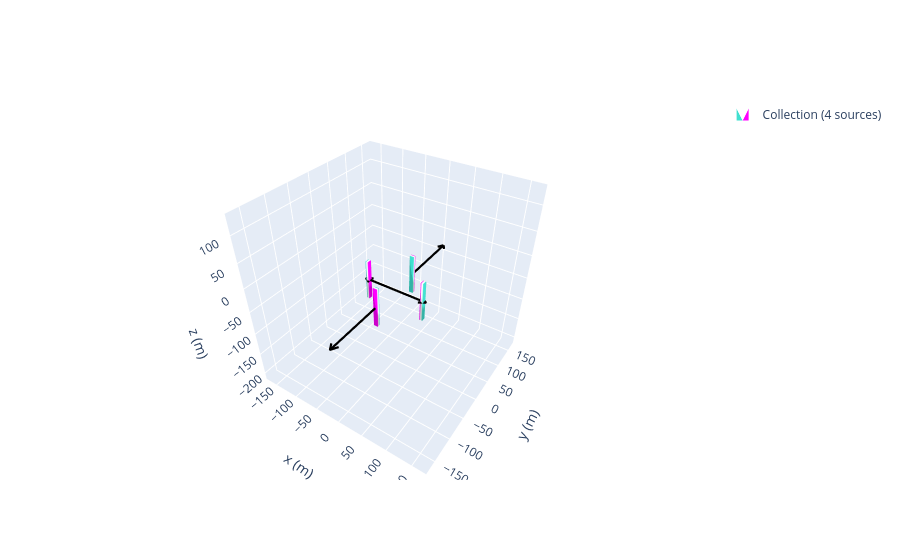

Write notebook code for a chart like this one.
### Markdown cell above
# magnetic field profile

### Code cell
tfmot = magpy.Collection()
N = 0
angles = [0,90,180,270]
angles_d = [45,225,225,45]
l = 5
p = [0,0,0,0,20,20,20,20]
s  = [-1,-1,1,1,1,1,-1,-1]
H = 40
h = [-H,-H,-H,-H,H,H,H,H]
mstyle = dict(
    mode="color+arrow",
    color=dict(north="magenta", middle="white", south="turquoise"),
    arrow=dict(width=2, color="k")
)
for a in range(len(angles)):
    cube= magpy.magnet.Cuboid(
    dimension=(6,8,80),
    polarization=(s[a]*1.42,0,0),
    position=(h[a],h[a],h[a]),
    style_magnetization=mstyle )
    
    cube.rotate_from_angax(angles[a], 'z',anchor = 0)
    cube.rotate_from_angax(angles_d[a], 'z')

    tfmot.add(cube)

magpy.show(tfmot.rotate_from_angax(45,'z'), backend='plotly')

### Figure 1 — Plotly figure (JSON) as saved in the notebook; plotly's stock layout.template omitted (floating-point values rounded to 4 significant figures)
{"data": [{"color": "#2e91e5", "colorscale": [[0, "turquoise"], [0.16, "turquoise"], [0.26, "white"], [0.74, "white"], [0.84, "magenta"], [1, "magenta"]], "i": [7, 0, 0, 0, 4, 4, 2, 6, 4, 0, 3, 7, 15, 8, 8, 8, 12, 12, 10, 14, 12, 8, 11, 15, 23, 16, 16, 16, 20, 20, 18, 22, 20, 16, 19, 23, 31, 24, 24, 24, 28, 28, 26, 30, 28, 24, 27, 31], "intensity": [1, 1, 0, 0, 1, 1, 0, 0, 1, 1, 0, 0, 1, 1, 0, 0, 0, 0, 1, 1, 0, 0, 1, 1, 0, 0, 1, 1, 0, 0, 1, 1], "j": [0, 7, 1, 2, 6, 7, 1, 2, 5, 5, 2, 2, 8, 15, 9, 10, 14, 15, 9, 10, 13, 13, 10, 10, 16, 23, 17, 18, 22, 23, 17, 18, 21, 21, 18, 18, 24, 31, 25, 26, 30, 31, 25, 26, 29, 29, 26, 26], "k": [3, 4, 2, 3, 5, 6, 5, 5, 0, 1, 7, 6, 11, 12, 10, 11, 13, 14, 13, 13, 8, 9, 15, 14, 19, 20, 18, 19, 21, 22, 21, 21, 16, 17, 23, 22, 27, 28, 26, 27, 29, 30, 29, 29, 24, 25, 31, 30], "legendgroup": "Collection(id=2178922429424)", "name": "Collection (4 sources)", "opacity": 1, "showlegend": true, "showscale": false, "type": "mesh3d", "x": [4.0, -4.0, -4.0, 4.0, 4.0, -4.0, -4.0, 4.0, 53.57, 53.57, 59.57, 59.57, 53.57, 53.57, 59.57, 59.57, 4.0, -4.0, -4.0, 4.0, 4.0, -4.0, -4.0, 4.0, -59.57, -59.57, -53.57, -53.57, -59.57, -59.57, -53.57, -53.57], "y": [-59.57, -59.57, -53.57, -53.57, -59.57, -59.57, -53.57, -53.57, -4.0, 4.0, 4.0, -4.0, -4.0, 4.0, 4.0, -4.0, 53.57, 53.57, 59.57, 59.57, 53.57, 53.57, 59.57, 59.57, -4.0, 4.0, 4.0, -4.0, -4.0, 4.0, 4.0, -4.0], "z": [-80, -80, -80, -80, 0, 0, 0, 0, -80, -80, -80, -80, 0, 0, 0, 0, -80, -80, -80, -80, 0, 0, 0, 0, -80, -80, -80, -80, 0, 0, 0, 0]}, {"legendgroup": "Collection(id=2178922429424)", "line": {"color": "black", "dash": "solid", "width": 4.4}, "mode": "lines", "name": "Collection (4 sources)", "opacity": 1, "showlegend": false, "type": "scatter3d", "x": [null, 3.553e-15, 3.553e-15, 7.2, 3.553e-15, -7.2, 3.553e-15, 3.553e-15, null, 56.57, -63.43, -51.43, -63.43, -51.43, -63.43, -63.43, null, 3.553e-15, 1.688e-14, -7.2, 1.688e-14, 7.2, 1.688e-14, 1.688e-14, null, -56.57, 63.43, 51.43, 63.43, 51.43, 63.43, 63.43], "y": [null, -56.57, -176.6, -164.6, -176.6, -164.6, -176.6, -176.6, null, -3.553e-15, 3.642e-14, -7.2, 3.642e-14, 7.2, 3.642e-14, 3.642e-14, null, 56.57, 176.6, 164.6, 176.6, 164.6, 176.6, 176.6, null, 3.553e-15, 1.688e-14, 7.2, 1.688e-14, -7.2, 1.688e-14, 1.688e-14], "z": [null, -40, -40, -40, -40, -40, -40, -40, null, -40, -40, -40, -40, -40, -40, -40, null, -40, -40, -40, -40, -40, -40, -40, null, -40, -40, -40, -40, -40, -40, -40]}], "layout": {"legend": {"itemsizing": "constant"}, "scene": {"aspectmode": "manual", "aspectratio": {"x": 1, "y": 1, "z": 1}, "camera": {"eye": {"x": 1, "y": -1.5, "z": 1.4}}, "xaxis": {"autorange": false, "range": [-176.6, 176.6], "title": {"text": "x (m)"}}, "yaxis": {"autorange": false, "range": [-176.6, 176.6], "title": {"text": "y (m)"}}, "zaxis": {"autorange": false, "range": [-216.6, 136.6], "title": {"text": "z (m)"}}}}}
